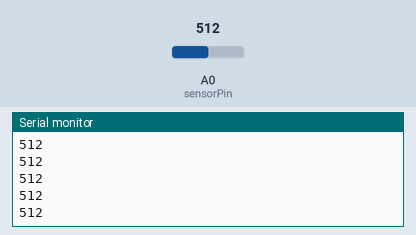
This sketch was run on a simulated Arduino Uno, built with avr-gcc and run on an emulated ATmega328P. Parts: the last lines printed to the serial monitor. The test bench sets the inputs (shaded band); at power-on: A0 (sensorPin) = 512.

Above: at 1.2 s.
1.3 s: A0 (sensorPin) set to 716
At 1.32 s:
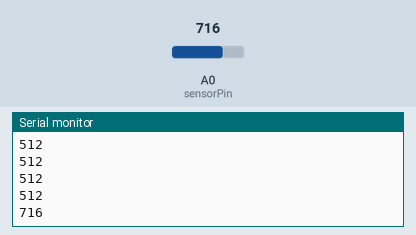
2.8 s: A0 (sensorPin) set to 900
At 2.83 s:
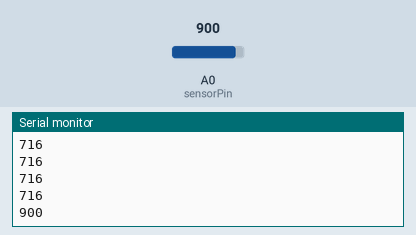
Timing chart, 0 to 5.8 s (numbered marks = the images above; inputs shaded):
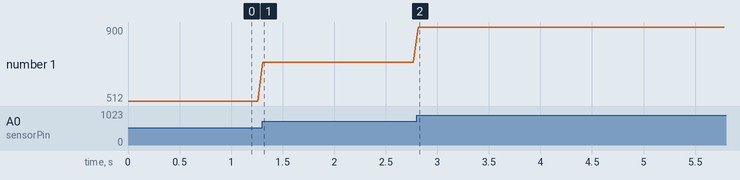

The sketch:

IRSensor.ino
```cpp
int sensorPin = A0;
int value = 0;
void setup(){
  Serial.begin(9600);
}

void loop(){
  value = analogRead(sensorPin);
  Serial.println(value);
  delay(50);
}

int readIrSensor(int sensorPin){
  int value = analogRead(sensorPin);
  return value;
}
```

Measured:
- after the input at 1.3 s, the serial monitor: prints a new line at once (image 1)
- after the input at 2.8 s, the serial monitor: prints a new line at once (image 2)
- plotted number 1: 512 → 716 after the input at 1.3 s, 716 → 900 after the input at 2.8 s
